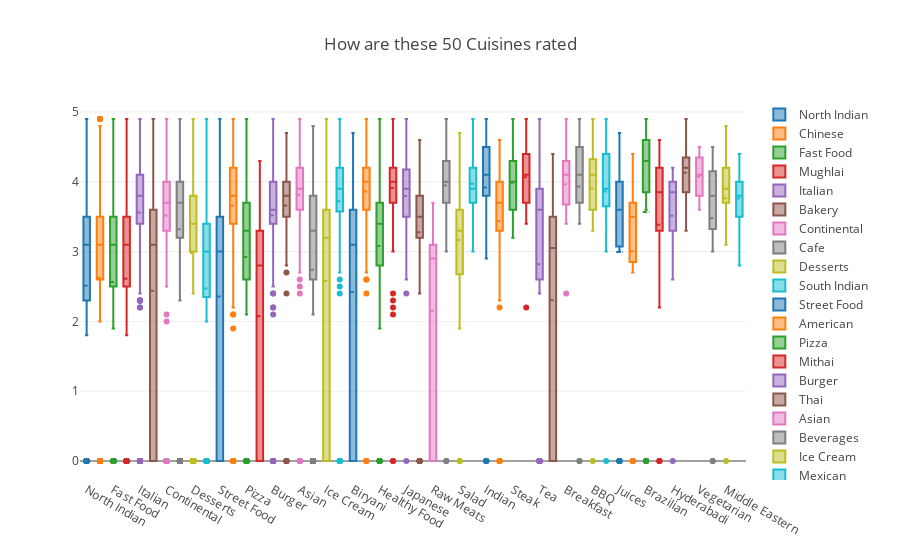

This figure's notebook cell:
### Markdown cell above
## Top 50 Cusines Rating Performance

### Code cell
df_top50_popular_cusines = (df1[df1['Cuisines'].isin(top50_cuisine_names)])
top50_popular_cusines = top50_cuisine_names.reset_index()['Cuisines']

a=[None] * 50
b= [None] * 50
trace = [None] * 50
for i in range (0,50):
    top50_popular_cusines[i]
    a[i]= df_top50_popular_cusines[df_top50_popular_cusines['Cuisines']==top50_popular_cusines[i]]['Aggregate rating']
    b[i] =a[i].reset_index()['Aggregate rating']
    trace[i] = go.Box(
    y=b[i],
    name = top50_popular_cusines[i],
        boxmean=True
    )
data1 = trace
layout = go.Layout(
    title='How are these 50 Cuisines rated ',
)

fig = go.Figure(data=data1, layout=layout)
iplot(fig)

### Figure 1 — Plotly figure (JSON) as saved in the notebook; plotly's stock layout.template omitted (floating-point values rounded to 4 significant figures; data arrays with more than 128 entries replaced by an {"elided": "..."} marker saying what was removed)
{"data": [{"boxmean": true, "name": "North Indian", "type": "box", "y": {"elided": "3960 float values"}}, {"boxmean": true, "name": "Chinese", "type": "box", "y": {"elided": "2735 float values"}}, {"boxmean": true, "name": "Fast Food", "type": "box", "y": {"elided": "1986 float values"}}, {"boxmean": true, "name": "Mughlai", "type": "box", "y": {"elided": "995 float values"}}, {"boxmean": true, "name": "Italian", "type": "box", "y": {"elided": "764 float values"}}, {"boxmean": true, "name": "Bakery", "type": "box", "y": {"elided": "745 float values"}}, {"boxmean": true, "name": "Continental", "type": "box", "y": {"elided": "736 float values"}}, {"boxmean": true, "name": "Cafe", "type": "box", "y": {"elided": "703 float values"}}, {"boxmean": true, "name": "Desserts", "type": "box", "y": {"elided": "653 float values"}}, {"boxmean": true, "name": "South Indian", "type": "box", "y": {"elided": "636 float values"}}, {"boxmean": true, "name": "Street Food", "type": "box", "y": {"elided": "562 float values"}}, {"boxmean": true, "name": "American", "type": "box", "y": {"elided": "390 float values"}}, {"boxmean": true, "name": "Pizza", "type": "box", "y": {"elided": "381 float values"}}, {"boxmean": true, "name": "Mithai", "type": "box", "y": {"elided": "380 float values"}}, {"boxmean": true, "name": "Burger", "type": "box", "y": {"elided": "251 float values"}}, {"boxmean": true, "name": "Thai", "type": "box", "y": {"elided": "234 float values"}}, {"boxmean": true, "name": "Asian", "type": "box", "y": {"elided": "233 float values"}}, {"boxmean": true, "name": "Beverages", "type": "box", "y": {"elided": "229 float values"}}, {"boxmean": true, "name": "Ice Cream", "type": "box", "y": {"elided": "226 float values"}}, {"boxmean": true, "name": "Mexican", "type": "box", "y": {"elided": "181 float values"}}, {"boxmean": true, "name": "Biryani", "type": "box", "y": {"elided": "177 float values"}}, {"boxmean": true, "name": "Seafood", "type": "box", "y": {"elided": "174 float values"}}, {"boxmean": true, "name": "Healthy Food", "type": "box", "y": {"elided": "150 float values"}}, {"boxmean": true, "name": "European", "type": "box", "y": {"elided": "148 float values"}}, {"boxmean": true, "name": "Japanese", "type": "box", "y": {"elided": "135 float values"}}, {"boxmean": true, "name": "Finger Food", "type": "box", "y": [3.9, 4.5, 4, 3.1, 4.4, 3.7, 3, 3.7, 3.4, 4.1, 4.2, 4.6, 3.8, 2.9, 3.4, 3.6, 3, 3, 3.1, 3.7, 3.4, 2.4, 3.9, 0, 3, 3.2, 3.3, 3.9, 4, 3.8, 3.9, 3.8, 4, 3.7, 3.2, 2.4, 0, 3.1, 3.6, 3.5, 3.7, 3.9, 3.8, 4, 3.5, 3.2, 3.5, 2.7, 3.5, 3.8, 4, 3.5, 3.8, 4.2, 3.4, 0, 3.4, 2.8, 3.4, 3.5, 3.6, 3.2, 3.5, 2.7, 3.6, 3.3, 4.3, 2.4, 4.2, 3.3, 3.5, 2.7, 3.4, 0, 0, 0, 0, 3.8, 3.7, 2.8, 2.8, 3.1, 3.8, 3.3, 3.3, 3.6, 3, 3.4, 3.3, 3.3, 3.3, 3.2, 3.3, 3.5, 3.7, 3.6, 3.3, 3.1, 3.6, 3.7, 3.4, 3.2, 0, 3.4, 3.6, 3.4, 3.6, 4.1, 4.1, 4.1, 4, 4.2, 4.4, 4]}, {"boxmean": true, "name": "Raw Meats", "type": "box", "y": [3, 3.7, 3.5, 3.1, 3.1, 0, 3.1, 0, 3, 2.9, 0, 2.9, 2.8, 2.8, 0, 0, 3.1, 0, 2.9, 3.2, 0, 3.4, 0, 0, 2.7, 2.7, 3.1, 3, 2.9, 3.3, 3.3, 3.2, 2.9, 3, 0, 3.1, 3.3, 3.1, 2.8, 0, 3.1, 3.2, 3.4, 2.7, 3.1, 0, 0, 0, 2.9, 2.7, 3.5, 2.7, 3.2, 2.8, 0, 3, 0, 0, 2.8, 3.5, 3.1, 2.9, 0, 3.2, 0, 0, 3, 3.3, 3.6, 3, 3.1, 3, 2.9, 3.2, 2.6, 2.8, 3, 3.1, 3.1, 3.4, 3.3, 0, 3.3, 0, 2.8, 0, 0, 0, 3, 3.2, 0, 3.3, 2.9, 0, 3.1, 3.2, 3.1, 0, 2.6, 3.2, 2.9, 3, 3.5, 3.1, 2.7, 3.4, 0, 2.9, 3.1, 0, 0, 0, 0, 0]}, {"boxmean": true, "name": "Mediterranean", "type": "box", "y": [4.7, 3.7, 4, 4, 4.6, 4.2, 4.2, 4.2, 4.1, 4.5, 4.3, 4.4, 4.3, 3.8, 3.9, 4.2, 4.5, 4.1, 4.6, 4.4, 4.6, 4.5, 4.9, 4.6, 4.4, 4.4, 0, 4.2, 3.9, 3.8, 4.1, 3.5, 3.6, 3.7, 3.7, 3.9, 3.2, 3.9, 3.8, 4.9, 4.9, 4.4, 3.7, 4, 4, 4.5, 4.3, 4.2, 4.3, 4.3, 4, 4.9, 3.8, 4, 3.6, 3.9, 3.9, 3.9, 3.9, 4.1, 4.3, 4, 4.1, 3.1, 3.5, 4.3, 3.7, 4.3, 3.6, 3.8, 3.7, 3.4, 3.8, 3.9, 3.6, 3.2, 3.7, 4.2, 3.7, 3.7, 3.8, 4.1, 4.2, 3.9, 3.8, 4.1, 3.6, 4.4, 3.8, 3.1, 3.6, 3.4, 3.8, 3.4, 3.8, 3, 3.5, 4.3, 3.3, 3.9, 4.1, 3.6, 4.2, 4.6, 4.9, 4.2, 0, 4.2, 4.5, 4.1, 4.1, 4.4]}, {"boxmean": true, "name": "Salad", "type": "box", "y": [4.7, 3.4, 0, 3.5, 2.6, 2.5, 3.9, 2.5, 4.3, 3.1, 2.8, 3.5, 3.6, 4, 4.3, 3.6, 2.8, 3.3, 4.1, 3.2, 3.9, 2.9, 2.9, 3.5, 3.4, 4, 3.3, 3.2, 3.3, 4.2, 3.4, 3.5, 3.6, 2.4, 3.8, 2.5, 3.3, 3.5, 3.7, 2.8, 3.1, 3.3, 2.8, 3.8, 3.5, 3.6, 3.7, 3.2, 2.8, 3.4, 3.5, 4, 3.1, 3.4, 2.6, 3.4, 3.6, 3.4, 3.5, 2.3, 3.3, 2.6, 3.6, 3.2, 3.4, 2.7, 3.3, 2.9, 3.6, 3.7, 3.6, 2.6, 3.4, 3.4, 1.9, 2.5, 2.5, 2.6, 2.1, 3.1, 2.6, 3.6, 2.4, 2.6, 0, 3.4, 3.8, 4.1, 2.5, 2.5, 2.4, 3.4, 2.3]}, {"boxmean": true, "name": "Sushi", "type": "box", "y": [4.9, 3.5, 3.9, 3.6, 3.5, 4.2, 4.2, 4, 4.1, 4.2, 3.8, 3.6, 3.7, 3.8, 4.6, 4.5, 4.2, 4.1, 4.8, 4.2, 3.7, 3.7, 3.7, 4, 4.1, 4.1, 4.3, 4, 3.6, 4.2, 3.7, 3.9, 3.9, 3.5, 3.8, 3.6, 3.9, 3.7, 4, 4.5, 3.8, 3.4, 4.3, 4.2, 3, 4, 3.7, 3.9, 3.7, 4.1, 4, 3.5, 3.9, 4.1, 3.7, 3.9, 3.9, 3.9, 3.3, 4.4, 4.9, 4.5, 3.8, 4.6, 4.4, 3.9, 3.8, 3.8, 4, 3.8, 4.4, 4.3, 3.4, 4.1, 4.3]}, {"boxmean": true, "name": "Indian", "type": "box", "y": [4.4, 4.9, 3.1, 4, 4.2, 4.1, 4.6, 3.8, 0, 3.8, 3.2, 3, 4, 3.6, 4, 4.3, 4, 4.9, 4.7, 4.1, 4.3, 4.5, 4.5, 4.9, 4.9, 4.8, 4.4, 4.9, 4.4, 4.3, 3.9, 4.1, 4.3, 4.1, 4.2, 4.1, 4.8, 3.8, 3.6, 4.7, 0, 2.9, 0, 0, 4.1, 4, 3.8, 3.7, 3.8, 4.4, 4, 4.7, 4.5, 4.1, 4.5, 4.7, 3.9, 3.6, 4.5, 3.7, 4.2, 3.4, 3.4, 4.6, 4, 4.3, 4.7, 3.9, 4.4, 4.3]}, {"boxmean": true, "name": "Lebanese", "type": "box", "y": [4.2, 4.1, 4, 3.9, 3.3, 3.4, 4.6, 3.6, 3.1, 3.7, 3.4, 3.1, 4, 3.9, 3.3, 3.9, 3.8, 4, 4.2, 3.8, 4, 4, 4.3, 4.1, 2.3, 3.5, 3.9, 3.9, 3.6, 3.7, 4.3, 3.5, 3.5, 2.4, 3.9, 3.8, 0, 3.5, 3.6, 2.5, 3.6, 3.6, 4, 4.2, 3.7, 3, 4, 4, 0, 3.2, 2.8, 3.6, 3.2, 3.7, 4.4, 3.8, 4.1, 2.2, 3.5, 2.9, 3.8, 3.5, 0, 3.5, 3.8, 3.3, 0, 4.3, 3.6]}, {"boxmean": true, "name": "Steak", "type": "box", "y": [4.4, 3.5, 3.5, 3.6, 3.5, 4.6, 4, 3.9, 4.1, 4, 3.9, 3.6, 4.2, 4.3, 4.4, 4.2, 3.7, 3.6, 4, 4.1, 4.6, 4.9, 3.5, 3.5, 3.6, 4.3, 4.3, 4.4, 3.8, 4, 3.7, 3.7, 3.9, 3.5, 4.7, 4.2, 4.5, 4, 3.7, 3.5, 3.6, 3.9, 3.2, 3.5, 4, 4.5, 3.6, 4, 4.2, 4.9, 3.3, 4.4, 3.6, 4, 4.1, 3.4, 4.5, 4.3, 4.4, 4, 4.2, 4.1]}, {"boxmean": true, "name": "Sandwich", "type": "box", "y": [4.4, 3.4, 3.7, 3.5, 3.7, 4.3, 4.2, 4.1, 4.4, 3.9, 4.4, 4, 4.5, 4.2, 4.7, 4.4, 3.7, 3.5, 4.4, 4.1, 4.9, 4.2, 2.2, 4, 3.6, 4.9, 4.3, 3.8, 4.7, 4.9, 4.9, 4.6, 4.4, 4.4, 3.7, 3.8, 3.8, 3.5, 4.6, 4.5, 3.7, 4.3, 4.3, 4.1, 4.5, 3.7, 3.6, 3.6, 3.6, 3.9, 3.4, 3.8, 3.8]}, {"boxmean": true, "name": "Tea", "type": "box", "y": [4.9, 3.6, 3.5, 3.8, 4.3, 3.7, 3.8, 0, 0, 2.9, 0, 3.3, 3.4, 0, 3.8, 2.4, 4.1, 3.9, 4.1, 3.6, 3.9, 3.9, 0, 3.9, 3.6, 3.8, 0, 0, 3.9, 3.6, 2.8, 4.1, 4.1, 3.2, 0, 3.4, 4.1, 3.1, 0, 3.9, 3.6, 2.8, 0, 3.6, 0, 3.5, 3.4, 4]}, {"boxmean": true, "name": "Tibetan", "type": "box", "y": [4.2, 3.8, 3.6, 2.8, 2.9, 4.1, 3.5, 3.7, 2.6, 0, 3.5, 3.1, 0, 0, 0, 0, 0, 0, 0, 0, 0, 0, 3.2, 3.6, 3.2, 2.9, 0, 0, 3.2, 3.4, 2.8, 3.3, 3.1, 3, 3.3, 3.5, 3.7, 3.9, 2.9, 3.5, 3.9, 2.7, 0, 4.4]}, {"boxmean": true, "name": "Breakfast", "type": "box", "y": [3.4, 3.7, 4.3, 3.8, 4.5, 4.3, 4.1, 4.5, 3.6, 4.1, 4.3, 3.7, 4.9, 4, 3.4, 4, 3.8, 3.4, 3.5, 3.5, 2.4, 4.4, 4.2, 3.6, 4.2, 4.4, 4, 4.2, 4.1, 4.2, 4.1, 4.1, 4.3, 3.9, 4.4, 4.5, 3.6, 4.1, 3.8, 3.6, 3.7]}, {"boxmean": true, "name": "Bar Food", "type": "box", "y": [3.6, 4, 4.5, 4.9, 4.9, 0, 4.6, 4.3, 4.6, 3.7, 3.5, 3.8, 4.4, 4.2, 4, 4.5, 4.3, 3.8, 3.9, 0, 4.2, 4.1, 4.5, 4.9, 3.7, 3.6, 4.7, 3.7, 4.4, 3.6, 4.1, 4.7, 3.4, 3.8, 3.7, 3.5, 4.6, 3.8, 4.9]}, {"boxmean": true, "name": "BBQ", "type": "box", "y": [4.4, 4.3, 3.3, 3.3, 3.5, 4, 4.4, 4.2, 4, 3.7, 4.4, 4.9, 4.1, 4.2, 0, 4.2, 4.5, 4.5, 4.3, 3.3, 4.1, 3.9, 4.1, 3.8, 4.2, 4.9, 3.5, 3.3, 3.6, 4.6, 4.1, 3.6, 3.6]}, {"boxmean": true, "name": "French", "type": "box", "y": [4.8, 3, 4.6, 3.4, 3.8, 3.7, 4.3, 3.8, 3.8, 3.9, 3.2, 4.5, 4.6, 4.1, 3.7, 0, 4, 3.1, 3.8, 3.5, 4.1, 3.8, 3.5, 4.3, 4.4, 4.4, 4.7, 4.3, 4.9]}, {"boxmean": true, "name": "Juices", "type": "box", "y": [4.7, 4.6, 3.5, 3.5, 3.1, 4, 4.3, 4.1, 0, 4, 4.2, 3.6, 3.2, 3.5, 0, 3.7, 3.7, 0, 3.1, 3.6, 3.7, 0, 0, 0, 4, 3.5, 3, 3.7, 4.5]}, {"boxmean": true, "name": "Bengali", "type": "box", "y": [3.8, 3.6, 3.3, 0, 3.5, 3.5, 3.2, 4.1, 4.4, 3.9, 3.7, 2.7, 2.9, 3.6, 3.5, 3.9, 2.7, 3.7, 3.5, 3.3, 3.4, 0, 0, 4.4, 2.9, 3.7, 0, 3.3, 2.7]}, {"boxmean": true, "name": "Brazilian", "type": "box", "y": [3.8, 0, 3.6, 4, 4.9, 4.6, 4.9, 4.6, 4.3, 4.4, 4.2, 4.2, 0, 4.7, 4.6, 4.3, 4.1, 4.6, 3.9, 0, 4.3, 4.3, 0, 0, 4.4, 4.6, 4, 4.6]}, {"boxmean": true, "name": "Arabian", "type": "box", "y": [3.7, 4.1, 4.3, 4, 4.2, 4.2, 4.6, 3.8, 4.6, 4.6, 3.1, 3.9, 4.3, 4, 2.3, 3.5, 3.9, 3.6, 3.5, 0, 0, 3.6, 2.9, 2.2, 0, 3.8, 3.9, 4.2]}, {"boxmean": true, "name": "Hyderabadi", "type": "box", "y": [4, 3.3, 4.1, 3.3, 4, 4.1, 4.1, 4.2, 4.1, 4, 4, 2.6, 3.1, 3.1, 3.1, 3.9, 2.7, 3.9, 4.2, 3.5, 3.9, 0, 3.6, 3.5, 3.3, 3.8]}, {"boxmean": true, "name": "Southern", "type": "box", "y": [4.5, 4.5, 4.2, 4.1, 3.9, 3.8, 3.7, 4, 3.7, 4.9, 4.3, 4.2, 4.3, 4.3, 4.2, 3.6, 3.3, 4.5, 4.3, 4.4, 4.8, 3.9, 3.9, 3.8]}, {"boxmean": true, "name": "Vegetarian", "type": "box", "y": [3.9, 3.6, 4.2, 4.5, 4.4, 4, 4.2, 4.4, 4.2, 4.1, 4.2, 3.8, 4.4, 4.4, 3.6, 3.8, 4.2, 3.8, 4, 4.5, 3.8, 3.7, 4]}, {"boxmean": true, "name": "Kerala", "type": "box", "y": [4, 4.4, 3.4, 3.8, 4.4, 4.2, 3.7, 4.3, 3.5, 3.6, 4.2, 3.8, 4.5, 3.9, 0, 3.2, 0, 3.2, 3.3, 3, 3.6, 4, 4]}, {"boxmean": true, "name": "Middle Eastern", "type": "box", "y": [4.6, 3.8, 3.2, 4.3, 4, 4.2, 4.2, 3.9, 4.8, 3.9, 4.2, 3.1, 4.3, 3.5, 3.9, 3.7, 3.7, 3.3, 3.8, 4.2, 0, 4.2]}, {"boxmean": true, "name": "Malaysian", "type": "box", "y": [4.1, 3.8, 3.9, 3.5, 3.9, 3.3, 3.6, 4.4, 3.3, 3.8, 4.1, 3.8, 3.9, 3.8, 4, 3.6, 2.8, 3.8, 3.5, 4, 4.4, 3.5]}], "layout": {"title": "How are these 50 Cuisines rated "}}
